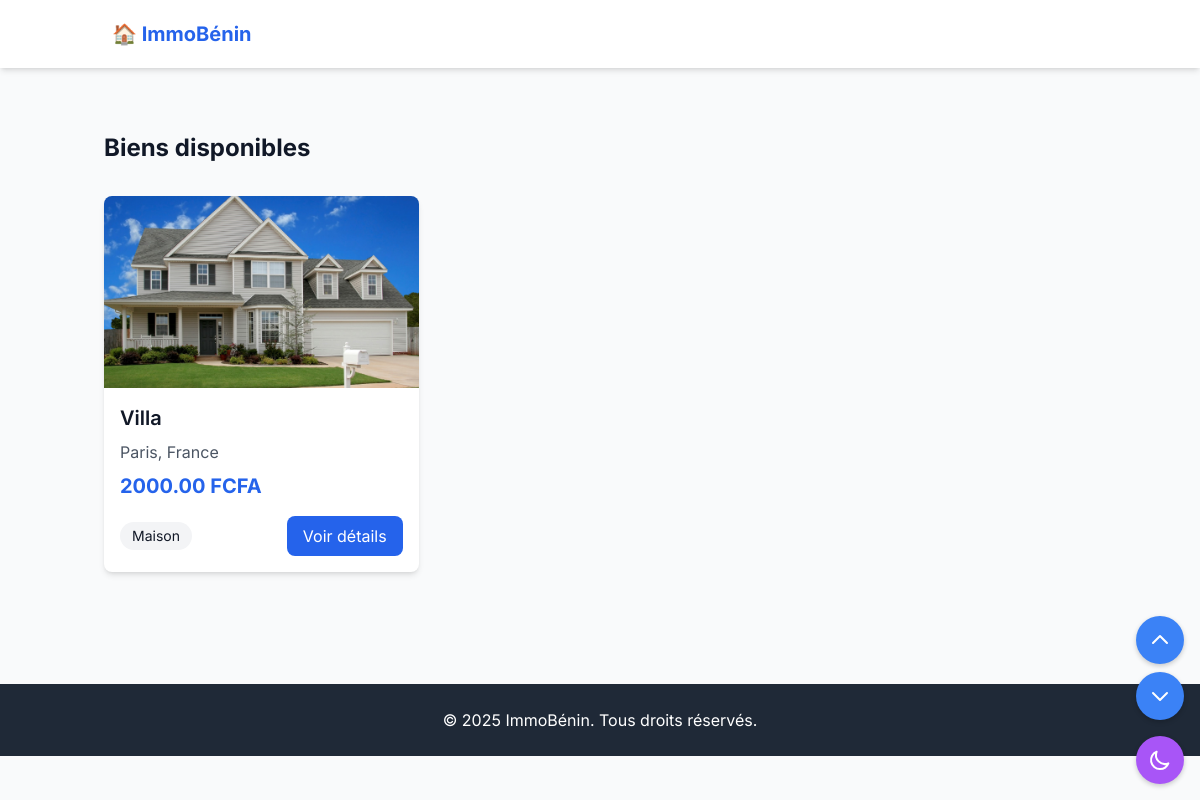
The page /properties/ on the database as committed earlier.
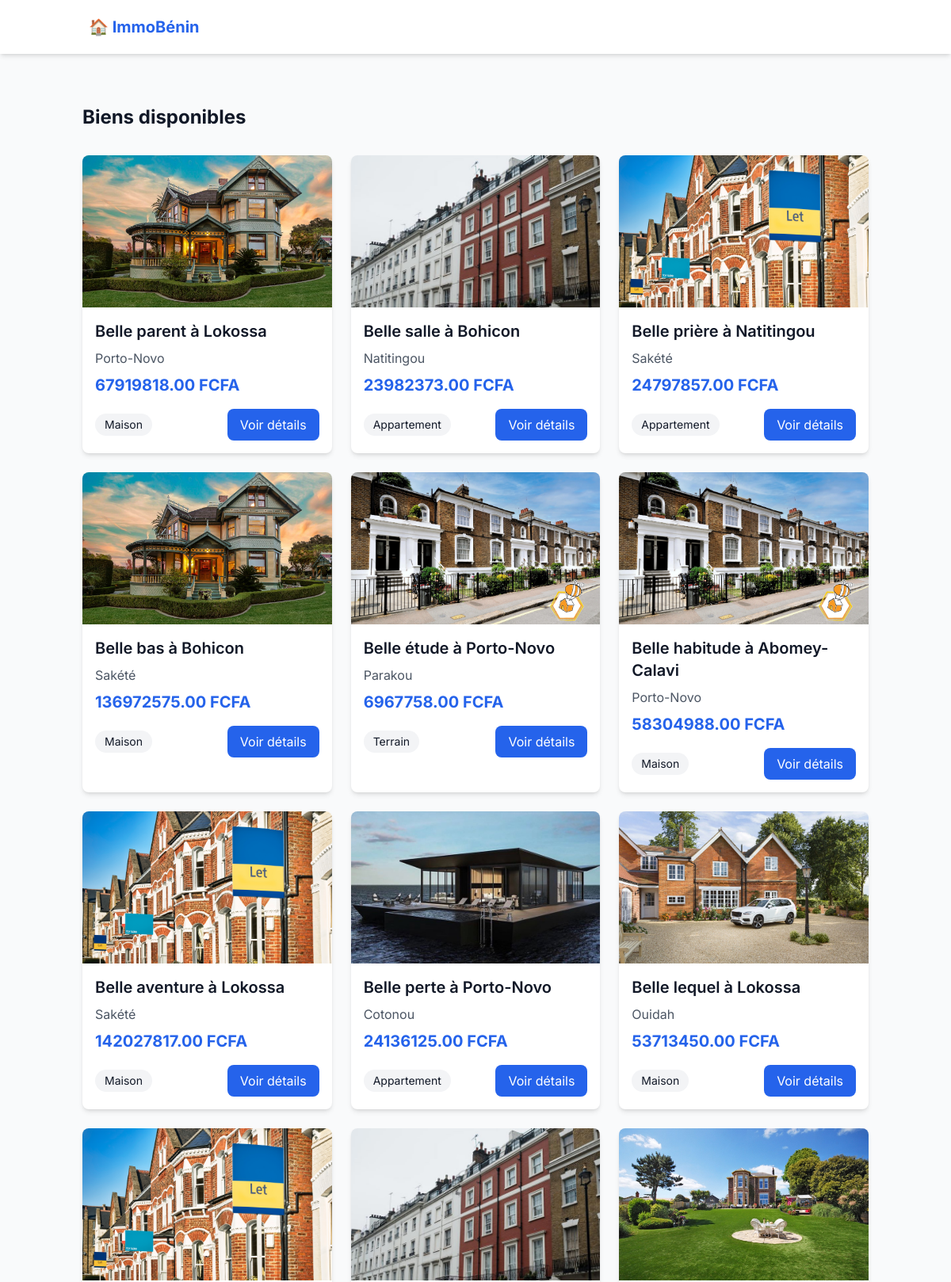
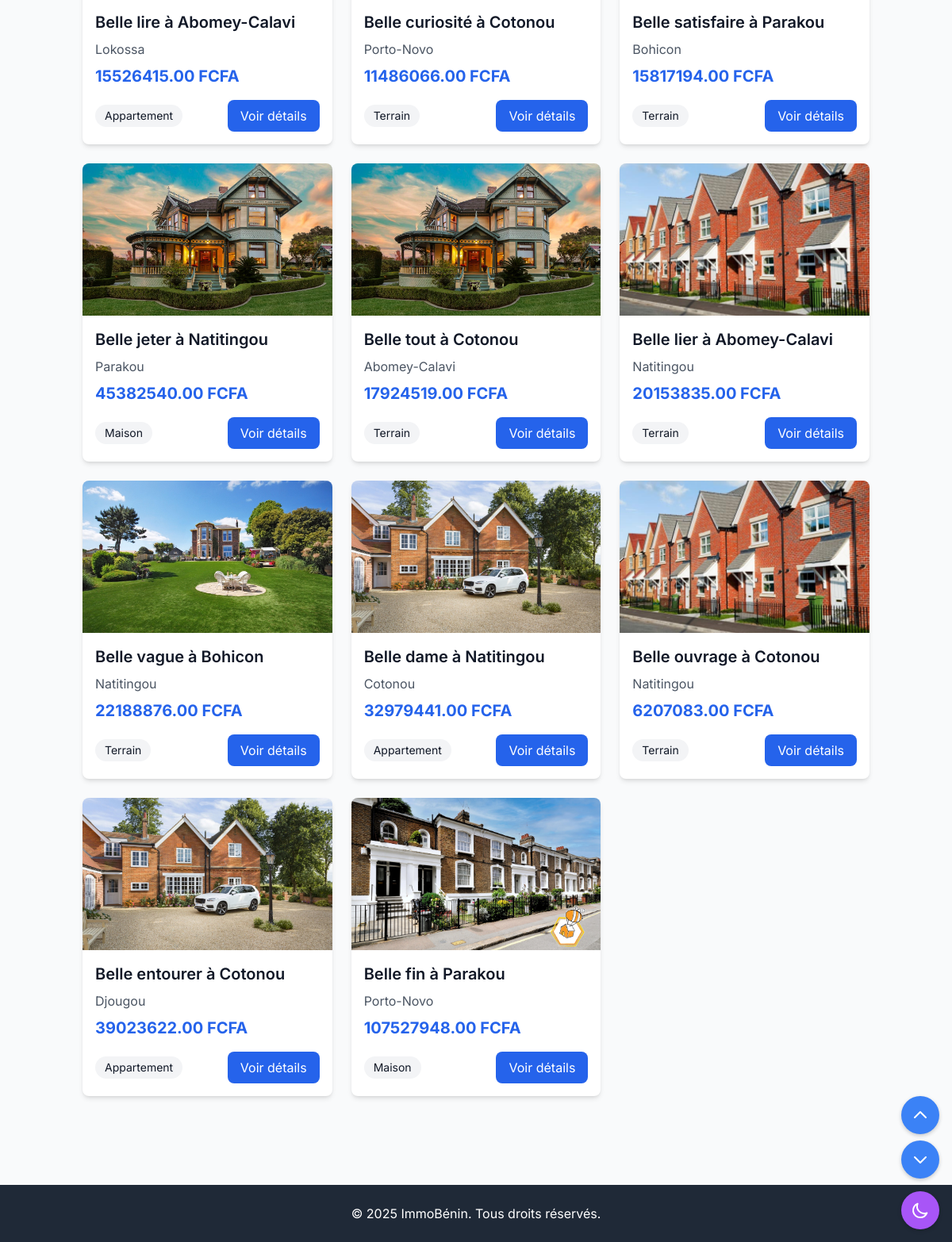
The same page on the database as committed later (2 pictures, top to bottom).
### properties/models.py (models this page shows, shortened)
class Property(models.Model):
    PROPERTY_TYPES = [
        ('house', 'Maison'),
        ('apartment', 'Appartement'),
        ('land', 'Terrain'),
    ]
    SELLER_TYPES = [
        ('owner', 'Propriétaire'),
        ('agent', 'Agent immobilier'),
        ('developer', 'Promoteur'),
    ]
    title = models.CharField(max_length=200)
    description = models.TextField()
    seller = models.ForeignKey(
        settings.AUTH_USER_MODEL,
        on_delete=models.CASCADE,
        related_name='properties',
        verbose_name="Vendeur/Bailleur",
        null=True,  # Temporairement
        blank=True  # Temporairement
    )
    seller_type = models.CharField(
        max_length=20,
        choices=SELLER_TYPES,
        default='owner',
        verbose_name="Type de vendeur"
    )
    property_type = models.CharField(max_length=20, choices=PROPERTY_TYPES)
    price = models.DecimalField(max_digits=12, decimal_places=2)
    location = models.CharField(max_length=255)
    bedrooms = models.IntegerField(default=0)
    bathrooms = models.IntegerField(default=0)
    area = models.DecimalField(
        max_digits=10,
        decimal_places=2,
        help_text="Surface en m²",
        default=0
    )
    image = models.ImageField(upload_to='properties/')
    created_at = models.DateTimeField(auto_now_add=True)

### properties/views.py (the view)
# urls.py: path('', views.property_list, name='list'),
def property_list(request):
    properties = Property.objects.all().order_by('-created_at')
    return render(request, 'properties/list.html', {'properties': properties})

### properties/templates/properties/list.html (shortened to what this page needs)
{% extends 'base/base.html' %}
{% block content %}
<div class="container mx-auto px-4 py-8">
    <h2 class="text-2xl font-bold mb-8">Biens disponibles</h2>
    <div class="grid grid-cols-1 md:grid-cols-2 lg:grid-cols-3 gap-6" >
        {% for property in properties %}
        <div class="bg-white rounded-lg shadow-md overflow-hidden hover:shadow-lg transition duration-200 transform hover:scale-105">
            <a href="{% url 'properties:detail' pk=property.pk %}" class="block">
                <img src="{{ property.image.url }}"
                     alt="{{ property.title }}"
                     class="w-full h-48 object-cover ">
                <div class="p-4">
                    <h3 class="font-semibold text-xl mb-2">{{ property.title }}</h3>
                    <p class="text-gray-600 mb-2">{{ property.location }}</p>
                    <p class="text-blue-600 font-bold text-xl mb-4">{{ property.price }} FCFA</p>
                    <div class="flex justify-between items-center">
                        <span class="bg-gray-100 px-3 py-1 rounded-full text-sm">
                            {{ property.get_property_type_display }}
                        </span>
                        <span class="bg-blue-600 text-white px-4 py-2 rounded-lg hover:bg-blue-700">
                            Voir détails
                        </span>
                    </div>
                </div>
            </a>
        </div>
        {% empty %}
        <div class="col-span-full text-center py-8">
            <p class="text-gray-600">Aucun bien disponible pour le moment.</p>
        </div>
        {% endfor %}
    </div>
</div>
{% endblock %}

### templates/base/base.html (shortened to what this page needs)
{% load static %}
{% load static tailwind_tags %}
<!DOCTYPE html>
<html lang="fr" x-data="{ darkMode: localStorage.getItem('darkMode') === 'true' }"
      :class="{ 'dark': darkMode }">
<head>
  <link href="https://unpkg.com/tailwindcss@^2/dist/tailwind.min.css" rel="stylesheet">
  <link rel="stylesheet" href="{% static '/css/animation.css' %}">
  <link rel="stylesheet" href="{% static '/output.css' %}">
  <link rel="stylesheet" href="https://cdnjs.cloudflare.com/ajax/libs/font-awesome/6.0.0/css/all.min.css" />
  {% tailwind_css %}
  <link rel="stylesheet" href="https://cdnjs.cloudflare.com/ajax/libs/font-awesome/5.15.4/css/all.min.css">
</head>
<body class="bg-gray-50 text-gray-900 transition-colors duration-200"
      :class="{ 'bg-gray-900 text-white': darkMode }">
  <div class="fixed bottom-20 right-4 z-50 flex flex-col space-y-2">
      <button @click="window.scrollTo({ top: 0, behavior: 'smooth' })"
              class="theme-switch-button bg-blue-500 hover:bg-blue-600 text-white">
          <svg xmlns="http://www.w3.org/2000/svg" class="h-6 w-6" fill="none" viewBox="0 0 24 24" stroke="currentColor">
              <path stroke-linecap="round" stroke-linejoin="round" stroke-width="2" d="M5 15l7-7 7 7" />
          </svg>
      </button>
      <button @click="window.scrollTo({ top: document.body.scrollHeight, behavior: 'smooth' })"
              class="theme-switch-button bg-blue-500 hover:bg-blue-600 text-white">
          <svg xmlns="http://www.w3.org/2000/svg" class="h-6 w-6" fill="none" viewBox="0 0 24 24" stroke="currentColor">
              <path stroke-linecap="round" stroke-linejoin="round" stroke-width="2" d="M19 9l-7 7-7-7" />
          </svg>
      </button>
  </div>
  <div class="fixed bottom-4 right-4 z-50">
      <button @click="darkMode = !darkMode; localStorage.setItem('darkMode', darkMode)"
              class="theme-switch-button bg-purple-500 hover:bg-purple-600 text-white">
          <svg x-show="!darkMode" xmlns="http://www.w3.org/2000/svg" class="h-6 w-6" fill="none" viewBox="0 0 24 24" stroke="currentColor">
              <path stroke-linecap="round" stroke-linejoin="round" stroke-width="2" d="M20.354 15.354A9 9 0 018.646 3.646 9.003 9.003 0 0012 21a9.003 9.003 9.003 0 008.354-5.646z" />
          </svg>
      </button>
  </div>
  {% include 'base/navbar.html' %}
  <main class="container mx-auto py-8">
    {% block content %}{% endblock %}
  </main>
  {% include 'base/footer.html' %}
</body>
</html>

### templates/base/navbar.html (shortened to what this page needs)
{% load static %}
<nav class="bg-white shadow-md relative" x-data="{ isOpen: false }">
    <div class="container mx-auto px-4 py-4">
        <div class="flex justify-between items-center">
            <a href="{% url 'core:home' %}" class="font-bold text-xl text-blue-600 px-2">
                🏠 ImmoBénin
            </a>
            <div class="hidden md:flex items-center md:text-sm space-x-8">
                <a href="{% url 'properties:list' %}" class="text-white px-4 py-2 rounded-lg text-center hover:bg-blue-600">
                </a>
                <a href="{% url 'properties:search' %}" class="text-white px-4 py-2 rounded-lg text-center hover:bg-blue-600">
                    <i class="fas fa-search mr-1"></i>Rechercher
                </a>
                <a href="{% url 'core:about' %}" class="text-white px-4 py-2 rounded-lg text-center hover:bg-blue-600">
                </a>
                <a href="{% url 'core:contact' %}" class="text-white px-4 py-2 rounded-lg text-center hover:bg-blue-600">
                </a>
            </div>
            <div class="hidden md:flex items-center space-x-4 md:text-sm">
                {% if user.is_authenticated %}
                    <div class="flex items-center space-x-4">
                        <a href="{% url 'users:dashboard' %}" class="bg-blue-500 text-white px-4 py-2 rounded-lg text-center hover:bg-blue-600">
                            <i class="fas fa-chart-line mr-1"></i>Dashboard
                        </a>
                        <a href="{% url 'users:profile' %}" class="bg-blue-500 text-white px-4 py-2 rounded-lg text-center hover:bg-blue-600">
                            <i class="fas fa-user-circle mr-1"></i>{{ user.username }}
                        </a>
                        <form method="post" action="{% url 'users:logout' %}" class="inline">
                            {% csrf_token %}
                            <button type="submit" class="bg-red-600 text-white px-4 py-2 rounded-lg text-center hover:bg-red-700">
                                <i class="fas fa-sign-out-alt mr-1"></i>Déconnexion
                            </button>
                        </form>
                    </div>
                {% else %}
                    <a href="{% url 'users:login' %}" class="text-white px-4 py-2 rounded-lg text-center hover:bg-blue-600">
                        <i class="fas fa-sign-in-alt mr-1"></i>Connexion
                    </a>
                    <a href="{% url 'users:signup' %}" class="text-white px-4 py-2 rounded-lg text-center hover:bg-blue-600">
                        <i class="fas fa-user-plus mr-1"></i>Inscription
                    </a>
                {% endif %}
            </div>
        </div>
    </div>
</nav>

### templates/base/footer.html
<footer class="bg-gray-800 text-white text-center py-6 mt-12">
    <p>© 2025 ImmoBénin. Tous droits réservés.</p>
  </footer>

### templates/base/base.html (style rules this page uses)
body { font-family: 'Inter', sans-serif; transition: background-color 0.5s ease; }
.theme-switch-button { transition: background-color 0.3s ease; border-radius: 9999px; padding: 0.75rem; box-shadow: 0 2px 5px 0 rgba(0, 0, 0, 0.2); }

Rows that differ between the two databases and show on the page:
removed Property: image (picture), title "Villa", location "Paris, France", price "2000.00", property_type "Maison"
added Property: image (picture), title "Belle parent à Lokossa", location "Porto-Novo", price "67919818.00", property_type "Maison"
added Property: image (picture), title "Belle salle à Bohicon", location "Natitingou", price "23982373.00", property_type "Appartement"
added Property: image (picture), title "Belle prière à Natitingou", location "Sakété", price "24797857.00", property_type "Appartement"
added Property: image (picture), title "Belle bas à Bohicon", location "Sakété", price "136972575.00", property_type "Maison"
added Property: image (picture), title "Belle étude à Porto-Novo", location "Parakou", price "6967758.00", property_type "Terrain"
added Property: image (picture), title "Belle habitude à Abomey-Calavi", location "Porto-Novo", price "58304988.00", property_type "Maison"
added Property: image (picture), title "Belle aventure à Lokossa", location "Sakété", price "142027817.00", property_type "Maison"
added Property: image (picture), title "Belle perte à Porto-Novo", location "Cotonou", price "24136125.00", property_type "Appartement"
added Property: image (picture), title "Belle lequel à Lokossa", location "Ouidah", price "53713450.00", property_type "Maison"
added Property: image (picture), title "Belle lire à Abomey-Calavi", location "Lokossa", price "15526415.00", property_type "Appartement"
added Property: image (picture), title "Belle curiosité à Cotonou", location "Porto-Novo", price "11486066.00", property_type "Terrain"
added Property: image (picture), title "Belle satisfaire à Parakou", location "Bohicon", price "15817194.00", property_type "Terrain"
added Property: image (picture), title "Belle jeter à Natitingou", location "Parakou", price "45382540.00", property_type "Maison"
added Property: image (picture), title "Belle tout à Cotonou", location "Abomey-Calavi", price "17924519.00", property_type "Terrain"
added Property: image (picture), title "Belle lier à Abomey-Calavi", location "Natitingou", price "20153835.00", property_type "Terrain"
added Property: image (picture), title "Belle vague à Bohicon", location "Natitingou", price "22188876.00", property_type "Terrain"
added Property: image (picture), title "Belle dame à Natitingou", location "Cotonou", price "32979441.00", property_type "Appartement"
added Property: image (picture), title "Belle ouvrage à Cotonou", location "Natitingou", price "6207083.00", property_type "Terrain"
added Property: image (picture), title "Belle entourer à Cotonou", location "Djougou", price "39023622.00", property_type "Appartement"
added Property: image (picture), title "Belle fin à Parakou", location "Porto-Novo", price "107527948.00", property_type "Maison"
